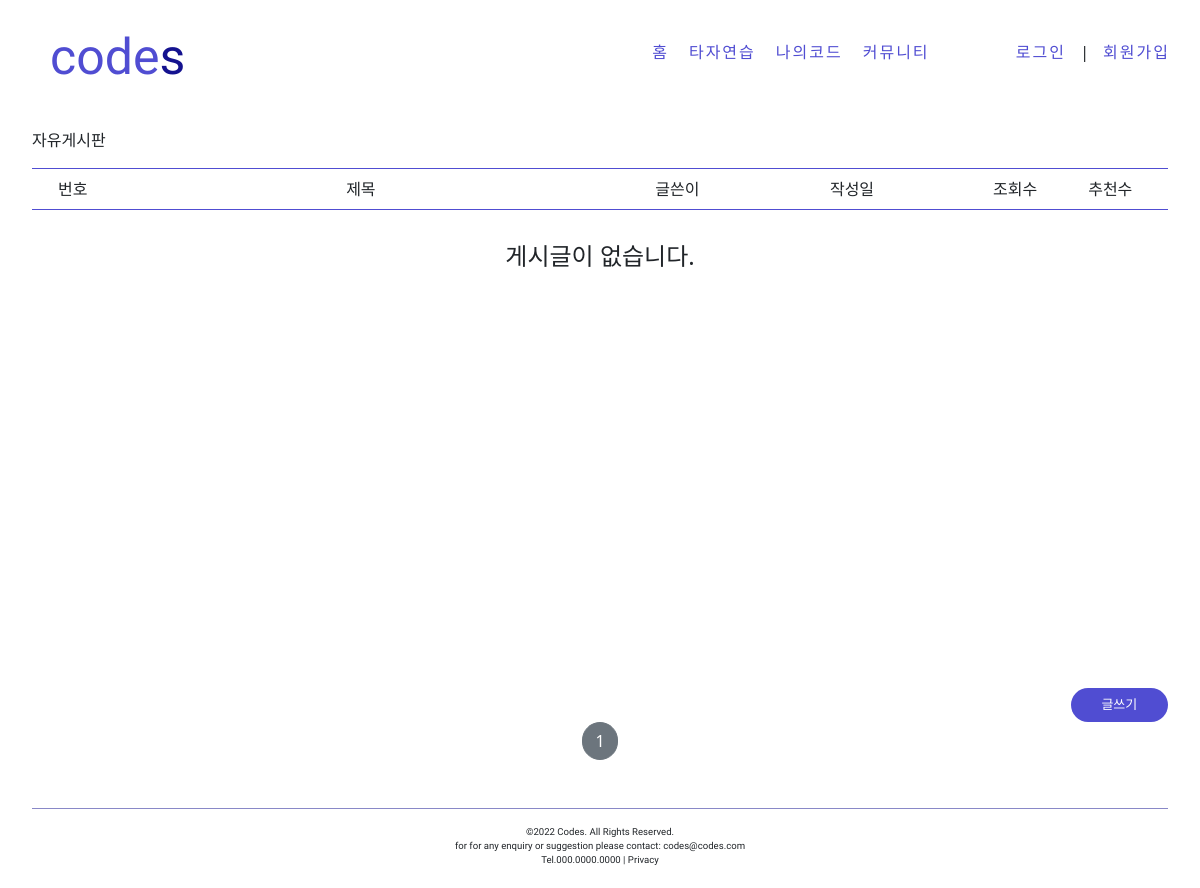
The page /board/detail/10/ on the database as committed earlier.
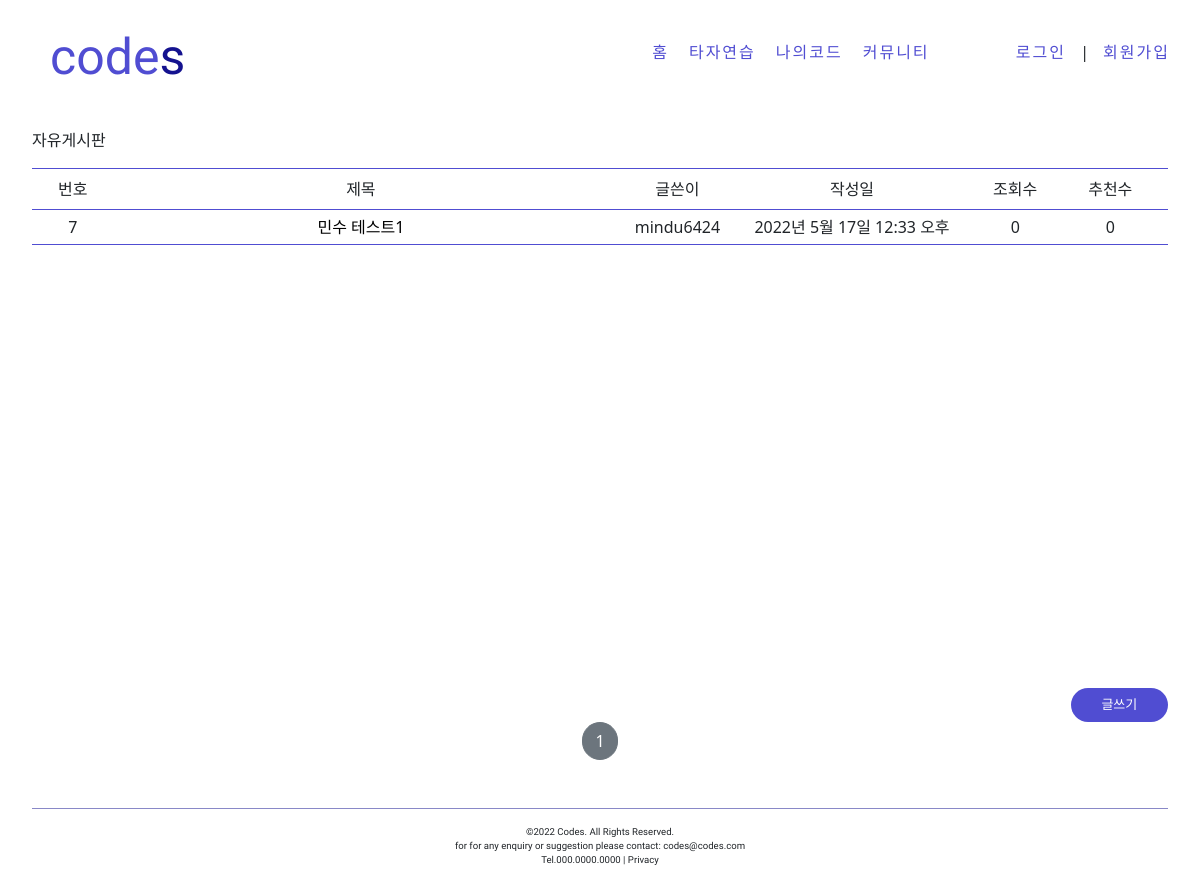
The same page on the database as committed later.
### boardapp/models.py (models this page shows, shortened)
class PostCategory(models.Model):
    post_category_id = models.AutoField(primary_key=True)
    post_category = models.CharField(max_length=32, null=False)

### postapp/models.py (models this page shows, shortened)
class Post(models.Model):
    post_id = models.AutoField(primary_key=True)
    post_title = models.CharField(max_length=256,null=False)
    image = models.ImageField(upload_to='post/', null=False)
    post_content = models.TextField(null=False)
    post_viewnum = models.IntegerField(default=0)
    like_num = models.IntegerField(default=0)
    post_wdate = models.DateTimeField(auto_now_add=True)
    post_mdate = models.DateTimeField(auto_now=True)
    writer = models.ForeignKey(User, on_delete=models.CASCADE, related_name='post', null=False)
    category = models.ForeignKey(PostCategory, on_delete=models.CASCADE, related_name='category', null=False)

### boardapp/views.py (the view)
# urls.py: path('detail/<int:pk>/', CategoryDetailView.as_view(), name='detail'),
class CategoryDetailView(DetailView, MultipleObjectMixin):
    model = PostCategory
    context_object_name = 'target_category'
    template_name = 'boardapp/detail.html'
    paginate_by = 13
    def get_context_data(self, **kwargs):
        object_list = Post.objects.filter(category=self.get_object())
        return super(CategoryDetailView, self).get_context_data(object_list=object_list, **kwargs)

### boardapp/templates/boardapp/detail.html
{% extends 'base.html' %}
{% block content %}
<div style="height: 32rem">
    <div style="margin:3rem 2rem 1rem 2rem;text-align: left;">
        <p>
            {{ target_category.post_category }}
        </p>
    </div>
    <div style="border-top: 1.5px solid #504DD2;border-bottom: 1.5px solid #504DD2;
    margin-right: 2rem;margin-left: 2rem; text-align: center; padding-top: .5rem; padding-bottom: .5rem">
        <div style="display:inline-block; width: 5%;height: auto">번호</div>
        <div style="display:inline-block; width: 45%;">제목</div>
        <div style="display:inline-block; width: 10%;">글쓴이</div>
        <div style="display:inline-block; width: 20%;">작성일</div>
        <div style="display:inline-block; width: 8%;">조회수</div>
        <div style="display:inline-block; width: 8%;">추천수</div>
    </div>
    {% include 'snippets/list_category.html' with post_list=object_list %}
</div>
<div style="margin-top:3rem; margin-right:2rem; text-align: right">
    <a href="{% url 'postapp:create' %}" class="btn text-white rounded-pill col-1 px-3" style="background-color: #504DD2;font-size: small">
        글쓰기
    </a>
    </div>
    {% include 'snippets/pagination.html' with page_obj=page_obj %}
{% endblock %}

### templates/base.html
<!doctype html>
<html lang="ko">
    {% include 'head.html' %}
    <body>
        {% include 'header.html' %}
        {% block content %}
        {% endblock %}
        {% include 'footer.html' %}
    </body>
</html>

### templates/head.html (shortened to what this page needs)
<head>
    <link href="https://cdn.jsdelivr.net/npm/bootstrap@5.1.3/dist/css/bootstrap.min.css" rel="stylesheet">
</head>

### templates/header.html (shortened to what this page needs)
{% load static %}
<header>
    <div class="nav-bar">
        <div style="display: inline-block; color: #504DD2; font-family: 'Cabin', sans-serif; font-size: 50px;
margin-left: 50px; margin-top: 20px;">
            <a style="text-decoration: none; color: #504DD2;" href="{% url 'mainapp:mainpage' %}">
                code<span style="color:#14128F">s</span>
            </a>
        </div>
        <ul class="menu">
            <li><a href="{% url 'mainapp:mainpage' %}">홈</a>
            <li><a href="{% url 'practiceapp:firstpractice' %}">타자연습</a>
            <li><a href="{% url 'upracticeapp:ufirstpractice' %}">나의코드</a>
            <li><a href="{% url 'boardapp:list' %}">커뮤니티</a>
                <span style="color:#ffffff;">######</span>
                {% if not user.is_authenticated %}
                    <li><a href="{% url 'mainapp:login' %}?next={{ request.path }}">로그인 </a></li>
                    <span> | </span>
                    <li><a href="{% url 'mainapp:signup' %}">회원가입</a></li>
                {% else %}
                    <li><a href="{% url 'mainapp:detail' pk=user.pk %}">마이페이지</a></li>
                    <li><a href="{% url 'mainapp:logout' %}?next={{ request.path }}">로그아웃</a></li>
                {% endif %}
        </ul>
    </div>
</header>

### templates/snippets/list_category.html
<div>
    {% if post_list %}
    <div style="text-align: center;margin-left: 2rem;margin-right: 2rem">
    {% for list in post_list %}
        <div style="border-bottom: 1px solid #504DD2;text-align: center;padding-top: .3rem; padding-bottom: .3rem">
        <div style="display:inline-block; width: 5%;">
            {{ list.post_id }}
        </div>
        <div style="display:inline-block; width: 45%;">
            <a href="{% url 'postapp:detail' pk=list.pk %}" style="text-decoration: none; color: black">
                <div style="margin:0rem;padding: 0rem">
                    {{ list.post_title | truncatechars:15 }}
                </div>
            </a>
        </div>
        <div style="display:inline-block; width: 10%;">
            {{ list.writer }}
        </div>
        <div style="display:inline-block; width: 20%;">
            {{ list.post_wdate }}
        </div>
        <div style="display:inline-block; width: 8%;">
            {{ list.post_viewnum }}
        </div>
        <div style="display:inline-block; width: 8%;">
            {{ list.like_num }}
        </div>
    </div>
    {% endfor %}
    </div>
    {% else %}
    <div style="text-align: center;margin-top: 2rem">
        <h4>게시글이 없습니다.</h4>
    </div>
    {% endif %}
</div>

### templates/snippets/pagination.html (shortened to what this page needs)
<div style="text-align: center;">
    <a href="?page={{ page_obj.number}}"
       class="btn btn-secondary rounded-pill">
        {{ page_obj.number }}
    </a>
</div>

### templates/footer.html (shortened to what this page needs)
{% load static %}
<footer>
<div style="height: 3rem; border-radius: 1rem; margin: 2rem; text-align: center; font-size: 0.6rem;"class="korean">
    <hr style="background-color: #14128F; opacity: 0.5; margin-top: 3rem;">
    <div>©2022 Codes. All Rights Reserved.</div>
    <div>for for any enquiry or suggestion please contact: codes@codes.com</div>
    <div>Tel.000.0000.0000 | Privacy</div>
</div>
</footer>

### templates/header.html (style rules this page uses)
.nav-bar { height: 80px; }
.menu { float: right; list-style: none; margin: 20px; }
.menu li { display: inline-block; margin: 20px 10px; }
.menu li a { text-decoration: none; color: #504DD2; letter-spacing: 2px; }

### templates/footer.html (style rules this page uses)
.korean { font-family: 'Nanum Gothic Coding', monospace; }

Rows that differ between the two databases and show on the page:
added Post: post_id "7", post_title "민수 테스트1", writer "mindu6424", post_wdate "2022년 5월 17일 12:33 오후", post_viewnum "0", like_num "0"
Other text that changed with them:
text no longer shown: "게시글이 없습니다."
